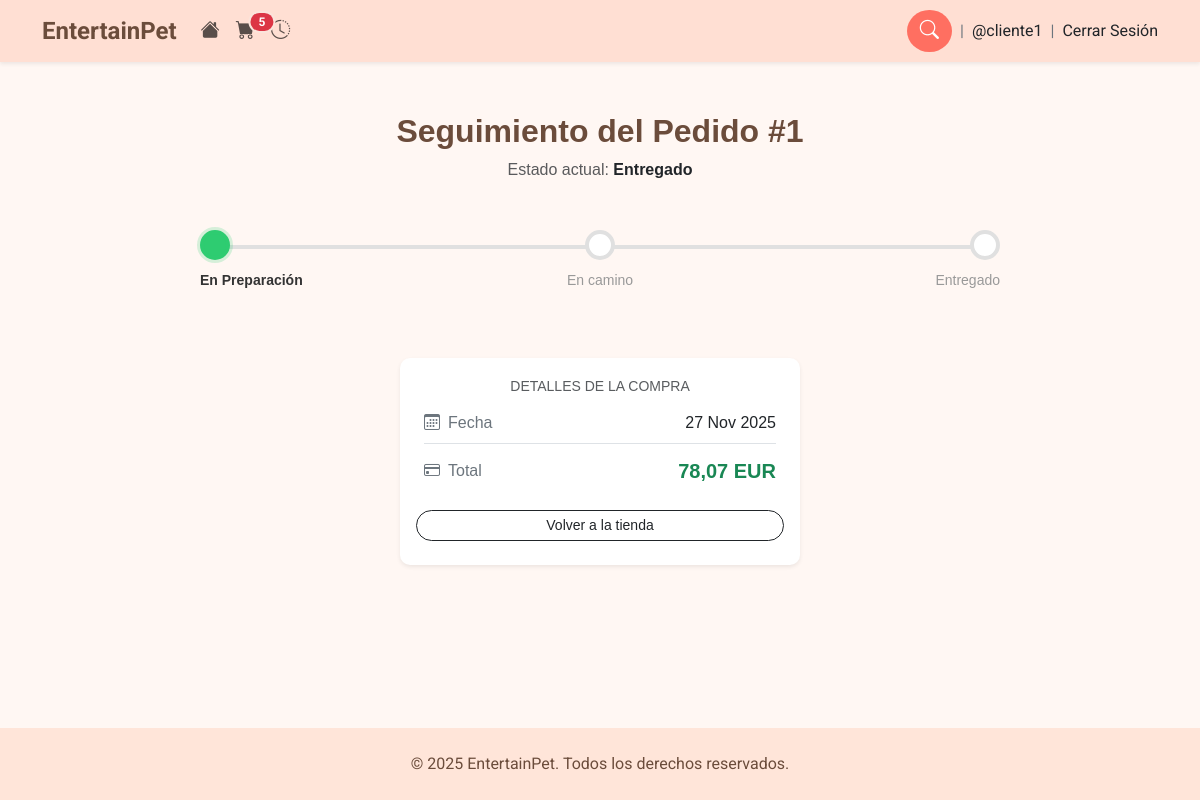
Screenshot of /pedido/seguimiento/1/ (signed in) with the database file from the repository.
### home/models.py (models this page shows, shortened)
class Cliente(AbstractUser):
    telefono = models.CharField(max_length=20, blank=False)
    direccion = models.CharField(max_length=255, blank=False)
    ciudad = models.CharField(max_length=100, blank=False)
    codigo_postal = models.CharField(max_length=10, blank=False)
    fecha_creacion = models.DateTimeField(auto_now_add=True)
    fecha_actualizacion = models.DateTimeField(auto_now=True)
    is_anonymous_user = models.BooleanField(default=False, blank=True)

class Pedido(models.Model):
    class EstadoEnvio(models.TextChoices):
        EN_PREPARACION = "Preparing", "Preparandolo"
        EN_CAMINO = "On the way", "En camino"
        ENTREGADO = "Delivered", "Entregado"
    stripe_checkout_id = models.CharField(max_length=255, unique=True)
    cantidad = models.DecimalField(max_digits=10, decimal_places=2)
    divisa = models.CharField(max_length=10)
    cliente_email = models.EmailField()
    codigo_seguimiento = models.CharField(max_length=50, blank=True, null=True)
    estado_envio = models.CharField(max_length=20, choices=EstadoEnvio.choices,blank=True, null=True)
    status = models.CharField(max_length=20, choices=[("Pending", "Pendiente de pago"), ("Paid", "Pagado")])
    fecha_creacion = models.DateTimeField(auto_now_add=True)

### home/views.py (the view)
# urls.py: path('pedido/seguimiento/<int:pedido_id>/', views.seguimiento_pedido, name='seguimiento'),
def seguimiento_pedido(request, pedido_id):
    pedido = get_object_or_404(Pedido, id=pedido_id)
    if pedido.cliente_email != request.user.email:
        return HttpResponse("No autorizado para ver este pedido.", status=403)
    progreso = 0
    if pedido.estado_envio == 'On the way':
        progreso = 50
    elif pedido.estado_envio == 'Delivered':
        progreso = 100
    return render(request, "home/estado_envio.html", {"pedido": pedido,
                                                            "progreso": progreso})

### home/context_processors.py (called while the page is built, shortened)
def cart_counter(request):
    cart_count = 0
    if request.user.is_authenticated:
        carrito = Carrito.objects.filter(cliente=request.user).first()
        if carrito:
            if hasattr(carrito, "cantidad_total_items"):
                cart_count = carrito.cantidad_total_items
    else:
        session_cart = request.session.get("cart", {})
        if isinstance(session_cart, dict):
            cart_count = sum(int(v) for v in session_cart.values())
    return {"cart_count": cart_count}

### home/models.py (called while the page is built)
    @property
    def cantidad_total_items(self):
        return sum(item.cantidad for item in self.carrito_items.all())

### home/templates/home/estado_envio.html (shortened to what this page needs)
{% extends "base.html" %}
{% load static %}
{% block content %}
<div class="seguimiento-container text-center"> <h2 class="mb-2">Seguimiento del Pedido #{{ pedido.id }}</h2>
    <p class="subtexto text-muted mb-5">Estado actual: <span class="fw-bold text-dark">{{ pedido.get_estado_envio_display }}</span></p>
    {% with status=pedido.estado_envio %}
    <div class="track-wrapper mb-5">
        <div class="steps-container">
            <div class="step-item active">
                <div class="step-circle"></div>
                <div class="step-label">En Preparación</div>
            </div>
            <div class="step-item {% if status == 'On the way' or status == 'Delivered' %}active{% endif %}">
                <div class="step-circle"></div>
                <div class="step-label">En camino</div>
            </div>
            <div class="step-item {% if status == 'Delivered' %}active{% endif %}">
                <div class="step-circle"></div>
                <div class="step-label">Entregado</div>
            </div>
        </div>
    </div>
    {% endwith %}
    <div class="card mx-auto shadow-sm border-0" style="max-width: 400px; background-color: #fff;">
        <div class="card-body p-4 text-start"> <h6 class="card-subtitle mb-3 text-muted text-uppercase small text-center">Detalles de la compra</h6>
            <div class="d-flex justify-content-between align-items-center border-bottom pb-2 mb-2">
                <span class="text-secondary"><i class="bi bi-calendar3 me-2"></i>Fecha</span>
                <span class="fw-medium">{{ pedido.fecha_creacion|date:"d M Y" }}</span>
            </div>
            <div class="d-flex justify-content-between align-items-center pt-1">
                <span class="text-secondary"><i class="bi bi-credit-card me-2"></i>Total</span>
                <span class="fs-5 fw-bold text-success">{{ pedido.cantidad }} {{ pedido.divisa }}</span>
            </div>
        </div>
        <div class="card-footer bg-transparent border-0 pb-4 pt-0">
            <a href="{% url 'home:catalogo' %}" class="btn btn-outline-dark btn-sm rounded-pill px-4 w-100">
                Volver a la tienda
            </a>
        </div>
    </div>
</div>
{% endblock %}

### home/templates/base.html (shortened to what this page needs)
{% load static %}
<!DOCTYPE html>
<html lang="es">
<head>
    <link href="https://cdn.jsdelivr.net/npm/bootstrap@5.3.0/dist/css/bootstrap.min.css" rel="stylesheet">
    <link rel="stylesheet" href="https://cdn.jsdelivr.net/npm/bootstrap-icons@1.11.1/font/bootstrap-icons.css">
    <link rel="stylesheet" href="{% static 'css/styles.css' %}">
    <link rel="stylesheet" href="https://cdn.jsdelivr.net/npm/swiper@11/swiper-bundle.min.css"/>
</head>
<body>
    <div class="page-wrapper">
    <nav class="navbar navbar-expand-lg shadow-sm">
        <div class="container">
            <a class="navbar-brand" href="{% url 'home:catalogo' %}">EntertainPet</a>
            <div class="collapse navbar-collapse" id="navbarNav">
                <ul class="navbar-nav me-auto mb-2 mb-lg-0">
                    <li class="nav-item">
                        <a class="nav-link" href="{% url 'home:catalogo' %}">
                            <i class="bi bi-house-fill"></i>
                        </a>
                    </li>
                    <li class="nav-item">
                        <a class="nav-link cart-wrapper" href="{% url 'home:carrito' %}">
                            <i class="bi bi-cart-fill"></i>
                            {% if cart_count > 0 %}
                                <span class="badge cart-badge bg-danger">
                                    {{ cart_count }}
                                </span>
                            {% endif %}
                        </a>
                    </li>
                    {% if user.is_authenticated %}
                    <li class="nav-item">
                        <a class="nav-link" href="{% url 'home:historial' %}">
                            <i class="bi bi-clock-history"></i>
                        </a>
                    </li>
                    {% endif %}
                </ul>
                <form class="search-box d-flex align-items-center position-relative" method="get" action="{% url 'home:catalogo' %}">
                    <button class="btn btn-search toggle-search" type="button">
                        <i class="bi bi-search"></i>
                    </button>
                </form>
                <span class="mx-2 text-secondary">|</span>
                {% if user.is_authenticated %}
                    {% if user.is_anonymous_user %}
                        <span>@Invitado</span>
                    {% else %}
                        <span>@{{ user.username }}</span>
                    {% endif %}
                    <span class="mx-2 text-secondary">|</span>
                    <form method="post" action="{% url 'home:logout' %}" style="display: inline;">
                        <button type="submit" class="logout-btn">Cerrar Sesión</button>
                    </form>
                {% else %}
                    <ul class="navbar-nav mb-2 mb-lg-0">
                        <li class="nav-item"><a class="nav-link" href="{% url 'home:login' %}">Login</a></li>
                        <li class="nav-item"><a class="nav-link" href="{% url 'home:register' %}">Register</a></li>
                    </ul>
                {% endif %}
            </div>
        </div>
    </nav>
    <main class="content-wrapper">
    {% block content %}{% endblock %}
    </main>
    <footer class="text-center py-4 mt-5">
        &copy; 2025 EntertainPet. Todos los derechos reservados.
    </footer>
    </div>
</body>
</html>

### home/static/css/styles.css (style rules this page uses)
html { height: 100%; }
body { font-family: 'Roboto', sans-serif; background-color: #fff7f3; min-height: 100%; display: flex; flex-direction: column; }
.page-wrapper { display: flex; flex-direction: column; min-height: 100vh; }
.content-wrapper { flex: 1; }
.navbar { padding-top: 0.5rem; padding-bottom: 0.5rem; background-color: #ffdfd3; }
.navbar-brand { font-weight: 700; font-size: 1.5rem; color: #6b4c3b !important; }
.navbar .nav-link i, .btn-search i { font-size: 1.2rem; }
.logout-btn { background-color: transparent; border: none; padding: 0; margin: 0; color: inherit; font-family: inherit; font-size: inherit; font-weight: inherit; cursor: pointer; vertical-align: middle; text-decoration: none; }
.cart-wrapper { position: relative; display: inline-block; }
.cart-wrapper .bi-cart-fill { font-size: 1.2rem; }
.cart-badge { position: absolute; top: 0; right: 0; transform: translate(45%, -45%); min-width: 18px; height: 18px; padding: 0; border-radius: 999px; display: flex; justify-content: center; align-items: center; font-size: 11px; font-weight: 700; color: #fff; background-color: #dc3545; box-shadow: 0 0 0 2px #fbe4db; }
footer { background-color: #ffe5d9; color: #6b4c3b; }
h2 { font-weight: 700; color: #6b4c3b; }
.card { border-radius: 10px; }
.badge { position: absolute; top: 12px; left: 12px; padding: 4px 10px; border-radius: 999px; font-size: 0.75rem; font-weight: 700; text-transform: uppercase; z-index: 10; }
.search-box { position: relative; }
.toggle-search { background-color: #ff6f61; color: #fff; border-radius: 50%; }
.seguimiento-container { max-width: 800px; margin: 50px auto; font-family: sans-serif; text-align: center; }
.track-wrapper { position: relative; margin-top: 40px; margin-bottom: 40px; height: 80px; }
.steps-container { display: flex; justify-content: space-between; width: 100%; }
.step-item { display: flex; flex-direction: column; align-items: center; width: 33.33%; }
.step-circle { width: 30px; height: 30px; background-color: #fff; border: 4px solid #e0e0e0; border-radius: 50%; transition: all 0.3s ease; }
.step-label { margin-top: 10px; font-size: 14px; color: #999; font-weight: 500; }
.step-item.active .step-circle { border-color: #2ecc71; background-color: #2ecc71; box-shadow: 0 0 0 3px rgba(46, 204, 113, 0.2); }
.step-item.active .step-label { color: #333; font-weight: bold; }
.step-item:first-child { align-items: flex-start; }
.step-item:last-child { align-items: flex-end; }

### rows the page displays
Cliente: username "cliente1"
Pedido: id "1", estado_envio "Entregado", fecha_creacion "27 Nov 2025", cantidad "78,07", divisa "EUR"

### other values shown
{{ cart_count }} "5"
